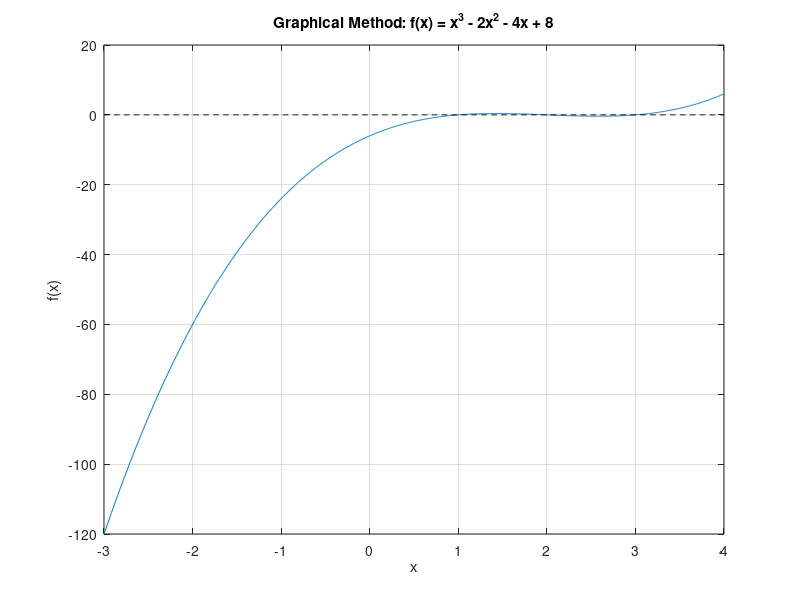

Recreate this plot in MATLAB.
clc; clear; close all;
f = @(x) x.^3 - 6*x.^2 + 11*x - 6; % Definir la función
% Define the function

% Define the interval
x = linspace(-3, 4, 1000);

% Plot the function
figure;
plot(x, f(x));
grid on;
xlabel('x');
ylabel('f(x)');
title('Graphical Method: f(x) = x^3 - 2x^2 - 4x + 8');

% Highlight the x-axis
hold on;
plot(x, zeros(size(x)), 'k--');
hold off;
